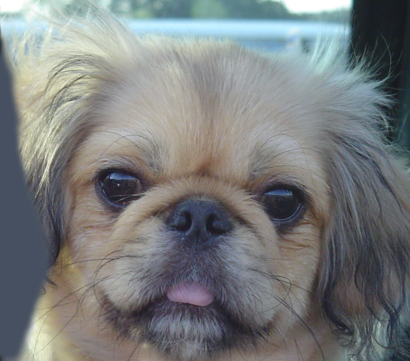
#> input picture Assignments/Assignment 1/Wenhan_Liu_A1-Solution/Coding/data/dog.bmp, 410 x 361 px
$ python proj1_part2.py   (older library calls are emulated)
#> lines starting #> are read from the running program, lines starting #| are printed output that depends on the picture
#> call 2 of load_image, with path = './data/cat.bmp'
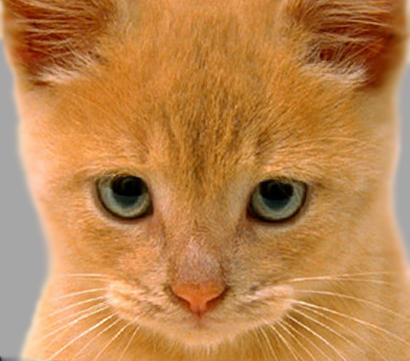
#> input picture Assignments/Assignment 1/Wenhan_Liu_A1-Solution/Coding/data/cat.bmp, 410 x 361 px
### Assignments/Assignment 1/Wenhan_Liu_A1-Solution/Coding/helpers.py
# Project Image Filtering and Hybrid Images Stencil Code
# Based on previous and current work
# by James Hays for CSCI 1430 @ Brown and
# CS 4495/6476 @ Georgia Tech
import numpy as np
from numpy import pi, exp, sqrt
from skimage import io, img_as_ubyte, img_as_float32
from skimage.transform import rescale
import matplotlib.pyplot as plt

def my_imfilter(image, filter):
  """
  Your function should meet the requirements laid out on the project webpage.
  Apply a filter to an image. Return the filtered image.
  Inputs:
  - image -> numpy nd-array of dim (m, n, c)
  - filter -> numpy nd-array of odd dim (k, l)
  Returns
  - filtered_image -> numpy nd-array of dim (m, n, c)
  Errors if:
  - filter has any even dimension -> raise an Exception with a suitable error message.
  """
  filtered_image = np.asarray([0])

  #Use this if statement to check if the filter has valid dimension
  if filter.shape[0] % 2 == 0 or filter.shape[1] % 2 == 0:
    raise Exception('The filter must have odd dimension. Provided filter is invalid.')

  #Convert to grayscale image if input was an RGB image
  if len(image.shape) == 3:
    img_gray = np.dot(image[...,:3], [0.2989, 0.5870, 0.1140])
    channels = 3
  else:
    channels = 1

  #Pad the input image with corresponding amount of zeros in order to for the filtered image to have the same size with input image
  filterY = filter.shape[0]
#> filterY = 29
  filterY_mid = filterY//2
#> filterY_mid = 14
  filterX = filter.shape[1]
#> filterX = 29
  filterX_mid = filterX//2
#> filterX_mid = 14

  if channels == 3:#rgb image
    shape = image.shape[0:2] # shape[0] is the y and shape[1] is the x
#> shape = (361, 410)

    padded_img_r = np.zeros((shape[0] + 2*filterY_mid, shape[1] + 2*filterX_mid))
    padded_img_g = np.zeros((shape[0] + 2*filterY_mid, shape[1] + 2*filterX_mid))
    padded_img_b = np.zeros((shape[0] + 2*filterY_mid, shape[1] + 2*filterX_mid))
    #Do filter operations on these 3 channels and combine them later
    padded_img_r[filterY_mid:filterY_mid+shape[0], filterX_mid:filterX_mid+shape[1]] = image[:,:,0]
    padded_img_g[filterY_mid:filterY_mid+shape[0], filterX_mid:filterX_mid+shape[1]] = image[:,:,1]
    padded_img_b[filterY_mid:filterY_mid+shape[0], filterX_mid:filterX_mid+shape[1]] = image[:,:,2]

    #Actual Convolution Process
    filtered_image_r = np.zeros_like(img_gray)
    filtered_image_g = np.zeros_like(img_gray)
    filtered_image_b = np.zeros_like(img_gray)

    for y in range(image.shape[0]):
      for x in range(image.shape[1]):
        filtered_image_r[y][x] += (filter*padded_img_r[y:y+filterY, x:x+filterX]).sum()
        filtered_image_g[y][x] += (filter*padded_img_g[y:y+filterY, x:x+filterX]).sum()
        filtered_image_b[y][x] += (filter*padded_img_b[y:y+filterY, x:x+filterX]).sum()
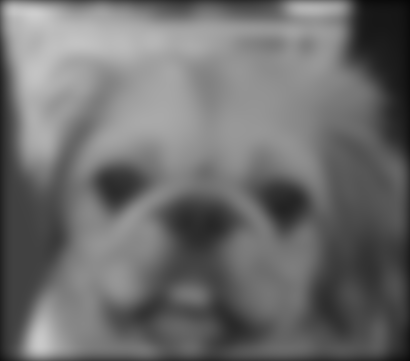
#> filtered_image_r: shape (361, 410) float64; min 0.025, max 0.807, mean 0.43

    filtered_image = np.stack((filtered_image_r, filtered_image_g, filtered_image_b), axis=2)
  else:
    shape = image.shape
    padded_img = np.zeros((shape[0] + 2*filterY_mid, shape[1] + 2*filterX_mid))
    padded_img[filterY_mid:filterY_mid+shape[0], filterX_mid:filterX_mid+shape[1]] = image

    #Actual Convolution Process
    filtered_image = np.zeros_like(image)

    for y in range(image.shape[0]):
      for x in range(image.shape[1]):
        filtered_image[y][x] = (filter*padded_img[y:y+filterY, x:x+filterX]).sum()

  return filtered_image

def gen_hybrid_image(image1, image2, cutoff_frequency):
  """
   Inputs:
   - image1 -> The image from which to take the low frequencies. #Can be seen from further distance
   - image2 -> The image from which to take the high frequencies. #Can be seen from close distance
   - cutoff_frequency -> The standard deviation, in pixels, of the Gaussian
                         blur that will remove high frequencies.

   Task:
   - Use my_imfilter to create 'low_frequencies' and 'high_frequencies'.
   - Combine them to create 'hybrid_image'.
  """

  assert image1.shape[0] == image2.shape[0]
  assert image1.shape[1] == image2.shape[1]
  assert image1.shape[2] == image2.shape[2]

  # Steps:
  # (1) Remove the high frequencies from image1 by blurring it. The amount of
  #     blur that works best will vary with different image pairs
  # generate a 1x(2k+1) gaussian kernel with mean=0 and sigma = s, see https://stackoverflow.com/questions/17190649/how-to-obtain-a-gaussian-filter-in-python
  s, k = cutoff_frequency, cutoff_frequency*2
  probs = np.asarray([exp(-z*z/(2*s*s))/sqrt(2*pi*s*s) for z in range(-k,k+1)], dtype=np.float32)
  kernel = np.outer(probs, probs)# This is the Gaussian Filter

  #print("starting low")
  # Your code here:
  low_frequencies = my_imfilter(image1, kernel) # Replace with your implementation
  #print(low_frequencies)

  # (2) Remove the low frequencies from image2. The easiest way to do this is to
  #     subtract a blurred version of image2 from the original version of image2.
  #     This will give you an image centered at zero with negative values.
  # Your code here #
  #print("starting high")
  high_frequencies = image2 - my_imfilter(image2, kernel) # Replace with your implementation
#> after the loop in my_imfilter (call 2), `for y in range(image.shape[0]):`:
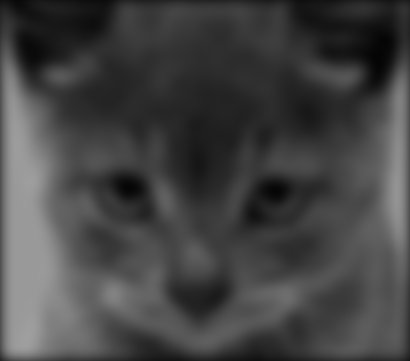
#> filtered_image_b: shape (361, 410) float64; min 0.0191, max 0.625, mean 0.269
#> after the loop in my_imfilter (call 2), `for y in range(image.shape[0]):`:
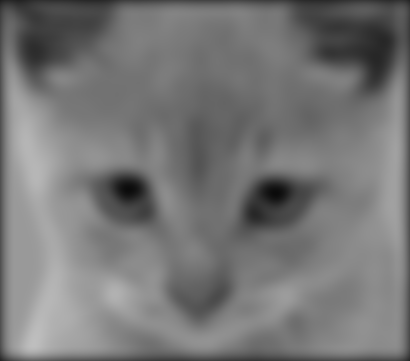
#> filtered_image_g: shape (361, 410) float64; min 0.0436, max 0.747, mean 0.467
#> after the loop in my_imfilter (call 2), `for y in range(image.shape[0]):`:
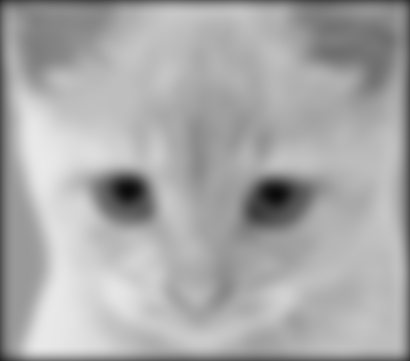
#> filtered_image_r: shape (361, 410) float64; min 0.0427, max 0.915, mean 0.665

  # (3) Combine the high frequencies and low frequencies
  # Your code here #
  #print("starting hybrid")
  hybrid_image = low_frequencies + high_frequencies # Replace with your implementation

  # (4) At this point, you need to be aware that values larger than 1.0
  # or less than 0.0 may cause issues in the functions in Python for saving
  # images to disk. These are called in proj1_part2 after the call to
  # gen_hybrid_image().
  # One option is to clip (also called clamp) all values below 0.0 to 0.0,
  # and all values larger than 1.0 to 1.0.

  return low_frequencies, high_frequencies, hybrid_image

def vis_hybrid_image(hybrid_image):
  """
  Visualize a hybrid image by progressively downsampling the image and
  concatenating all of the images together.
  """
  scales = 5
  scale_factor = 0.5
  padding = 5
  original_height = hybrid_image.shape[0]
#> original_height = 361
  num_colors = 1 if hybrid_image.ndim == 2 else 3
#> num_colors = 3

  output = np.copy(hybrid_image)
  cur_image = np.copy(hybrid_image)
  #print(cur_image.shape)
  for scale in range(2, scales+1):
    # add padding
    output = np.hstack((output, np.ones((original_height, padding, num_colors),
                                        dtype=np.float32)))
    # downsample image
    cur_image = rescale(cur_image, scale_factor, mode='reflect', multichannel=True)
    # pad the top to append to the output
    pad = np.ones((original_height-cur_image.shape[0], cur_image.shape[1],
                   num_colors), dtype=np.float32)
    tmp = np.vstack((pad, cur_image))
    output = np.hstack((output, tmp))
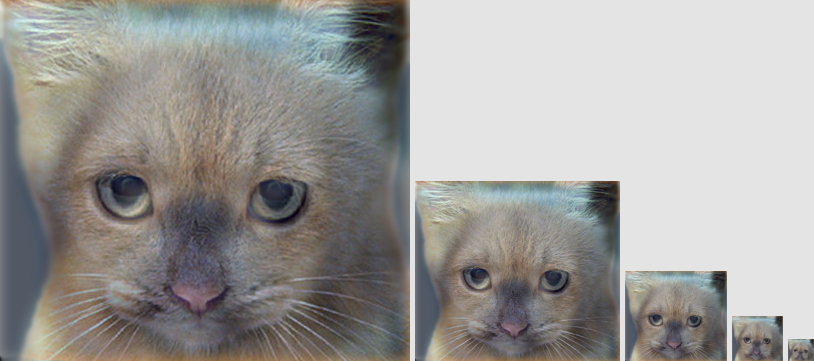
#> output: shape (361, 814, 3) float64; mean of channels 0, 1, 2 0.667, 0.661, 0.648; drawn with min black and max white
  return output

def load_image(path):
  return img_as_float32(io.imread(path))

def save_image(path, im):
#> called with path = 'low_frequencies.jpg'
  return io.imsave(path, img_as_ubyte(im.copy()))

### Assignments/Assignment 1/Wenhan_Liu_A1-Solution/Coding/proj1_part2.py
# Project Image Filtering and Hybrid Images - Generate Hybrid Image
# Based on previous and current work
# by James Hays for CSCI 1430 @ Brown and
# CS 4495/6476 @ Georgia Tech
import numpy as np
import matplotlib
import matplotlib.pyplot as plt
from helpers import vis_hybrid_image, load_image, save_image, my_imfilter, gen_hybrid_image

# Before trying to construct hybrid images, it is suggested that you
# implement my_imfilter in helpers.py and then debug it using proj1_part1.py

# Debugging tip: You can split your python code and print in between
# to check if the current states of variables are expected.

## Setup
# Read images and convert to floating point format
image1 = load_image('./data/dog.bmp')
image2 = load_image('./data/cat.bmp')

# display the dog and cat images
plt.figure(figsize=(3,3)); plt.imshow((image1*255).astype(np.uint8));#
plt.figure(figsize=(3,3)); plt.imshow((image2*255).astype(np.uint8));

# For your write up, there are several additional test cases in 'data'.
# Feel free to make your own, too (you'll need to align the images in a
# photo editor such as Photoshop).
# The hybrid images will differ depending on which image you
# assign as image1 (which will provide the low frequencies) and which image
# you asign as image2 (which will provide the high frequencies)

## Hybrid Image Construction ##
# cutoff_frequency is the standard deviation, in pixels, of the Gaussian#
# blur that will remove high frequencies. You may tune this per image pair
# to achieve better results.
cutoff_frequency = 7
low_frequencies, high_frequencies, hybrid_image = gen_hybrid_image(image1, image2, cutoff_frequency)

## Visualize and save outputs ##
plt.figure(); plt.imshow((low_frequencies*255).astype(np.uint8));
plt.figure(); plt.imshow(((high_frequencies+0.5)*255).astype(np.uint8));
vis = vis_hybrid_image(hybrid_image)
plt.figure(figsize=(20, 20)); plt.imshow(vis);

save_image('low_frequencies.jpg', low_frequencies)
save_image('high_frequencies.jpg', np.clip(high_frequencies+0.5, 0.0, 1.0))
#> call 2 of save_image, with path = 'high_frequencies.jpg'
#> in save_image (call 2), `return io.imsave(path, img_as_ubyte(im.copy()))`:
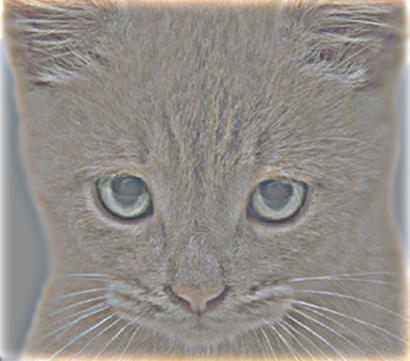
#> saved as high_frequencies.jpg: shape (361, 410, 3); mean R, G, B 146.1, 141.1, 135.8
save_image('hybrid_image.jpg', np.clip(hybrid_image, 0.0, 1.0))
save_image('hybrid_image_scales.jpg', np.clip(vis, 0.0, 1.0))
